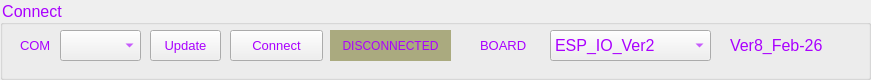
   <widget class="QGroupBox" name="groupBox_6">
    <property name="geometry">
     <rect>
      <x>10</x>
      <y>40</y>
      <width>871</width>
      <height>80</height>
     </rect>
    </property>
    <property name="font">
     <font>
      <pointsize>12</pointsize>
      <weight>50</weight>
      <bold>false</bold>
     </font>
    </property>
    <property name="autoFillBackground">
     <bool>false</bool>
    </property>
    <property name="styleSheet">
     <string notr="true">color: rgb(170, 0, 255);</string>
    </property>
    <property name="title">
     <string>Connect</string>
    </property>
    <widget class="QComboBox" name="comboPort">
     <property name="geometry">
      <rect>
       <x>60</x>
       <y>30</y>
       <width>81</width>
       <height>31</height>
      </rect>
     </property>
     <property name="font">
      <font>
       <pointsize>10</pointsize>
      </font>
     </property>
    </widget>
    <widget class="QLabel" name="labelPort">
     <property name="geometry">
      <rect>
       <x>20</x>
       <y>35</y>
       <width>41</width>
       <height>21</height>
      </rect>
     </property>
     <property name="font">
      <font>
       <pointsize>10</pointsize>
      </font>
     </property>
     <property name="text">
      <string>COM</string>
     </property>
    </widget>
    <widget class="QPushButton" name="btnRefresh">
     <property name="geometry">
      <rect>
       <x>150</x>
       <y>30</y>
       <width>71</width>
       <height>31</height>
      </rect>
     </property>
     <property name="font">
      <font>
       <pointsize>10</pointsize>
      </font>
     </property>
     <property name="text">
      <string>Update</string>
     </property>
    </widget>
    <widget class="QPushButton" name="btnConnect">
     <property name="geometry">
      <rect>
       <x>230</x>
       <y>30</y>
       <width>93</width>
       <height>31</height>
      </rect>
     </property>
     <property name="font">
      <font>
       <pointsize>10</pointsize>
      </font>
     </property>
     <property name="text">
      <string>Connect</string>
     </property>
     <property name="checkable">
      <bool>true</bool>
     </property>
    </widget>
    <widget class="QLabel" name="labelConn">
     <property name="geometry">
      <rect>
       <x>330</x>
       <y>30</y>
       <width>121</width>
       <height>31</height>
      </rect>
     </property>
     <property name="styleSheet">
      <string notr="true">background-color: rgb(170, 170, 127);</string>
     </property>
     <property name="text">
      <string>DISCONNECTED</string>
     </property>
     <property name="alignment">
      <set>Qt::AlignCenter</set>
     </property>
    </widget>
    <widget class="QLabel" name="label_11">
     <property name="geometry">
      <rect>
       <x>480</x>
       <y>30</y>
       <width>61</width>
       <height>31</height>
      </rect>
     </property>
     <property name="font">
      <font>
       <pointsize>10</pointsize>
      </font>
     </property>
     <property name="text">
      <string>BOARD</string>
     </property>
    </widget>
    <widget class="QComboBox" name="comboBox">
     <property name="geometry">
      <rect>
       <x>550</x>
       <y>30</y>
       <width>161</width>
       <height>31</height>
      </rect>
     </property>
     <property name="font">
      <font>
       <pointsize>12</pointsize>
      </font>
     </property>
     <item>
      <property name="text">
       <string>ESP_IO_Ver2</string>
      </property>
     </item>
     <item>
      <property name="text">
       <string>KIT</string>
      </property>
     </item>
     <item>
      <property name="text">
       <string>Insert</string>
      </property>
     </item>
     <item>
      <property name="text">
       <string>ESP_IO_Ver3</string>
      </property>
     </item>
     <item>
      <property name="text">
       <string>B8M</string>
      </property>
     </item>
     <item>
      <property name="text">
       <string>B16M</string>
      </property>
     </item>
     <item>
      <property name="text">
       <string>A8S</string>
      </property>
     </item>
     <item>
      <property name="text">
       <string>A4S</string>
      </property>
     </item>
    </widget>
    <widget class="QLabel" name="labelPort_2">
     <property name="geometry">
      <rect>
       <x>730</x>
       <y>30</y>
       <width>131</width>
       <height>31</height>
      </rect>
     </property>
     <property name="font">
      <font>
       <pointsize>12</pointsize>
      </font>
     </property>
     <property name="text">
      <string>Ver8_Feb-26</string>
     </property>
    </widget>
   </widget>
